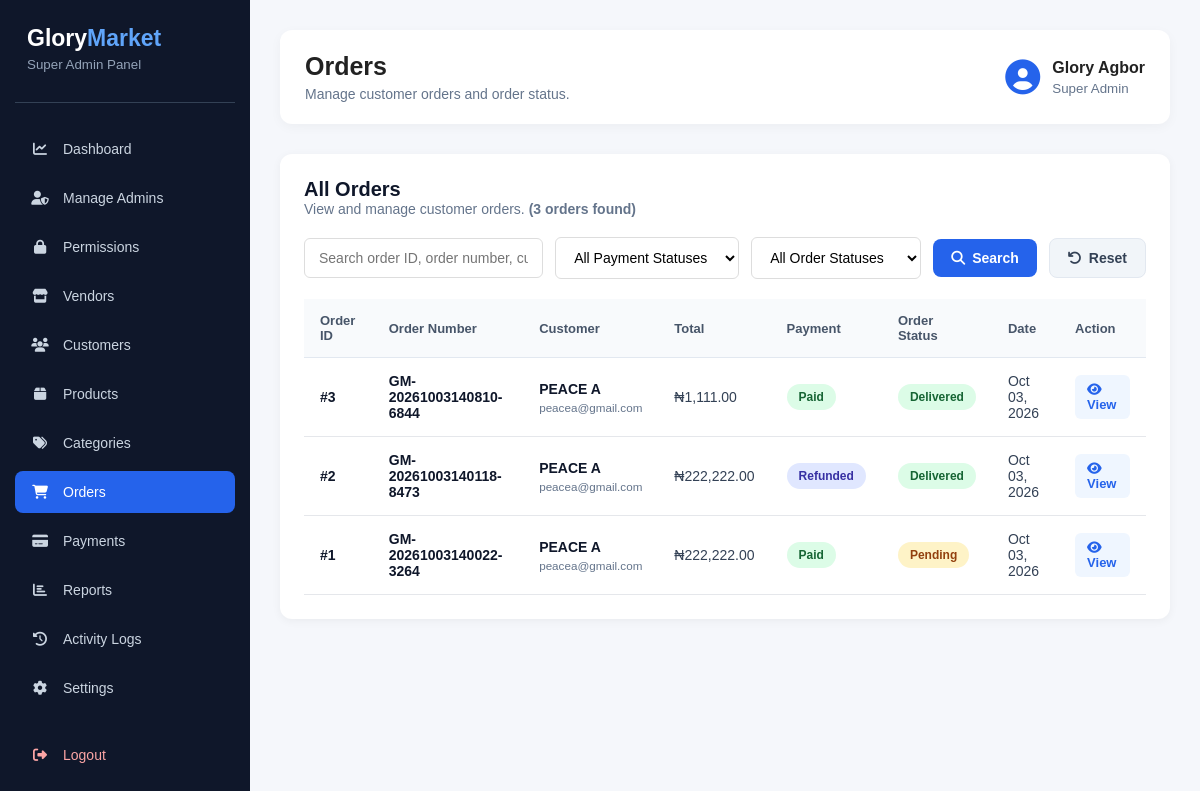
/admin/orders.php?error=invalid_order (signed in), run on the app's committed database.
### tables this page shows
CREATE TABLE `orders` (
  `id` int(11) NOT NULL,
  `order_number` varchar(50) NOT NULL,
  `customer_id` int(11) NOT NULL,
  `subtotal` decimal(10,2) NOT NULL DEFAULT 0.00,
  `delivery_fee` decimal(10,2) NOT NULL DEFAULT 0.00,
  `discount` decimal(10,2) NOT NULL DEFAULT 0.00,
  `total_amount` decimal(10,2) NOT NULL DEFAULT 0.00,
  `payment_method` enum('pay_on_delivery','bank_transfer','card') NOT NULL DEFAULT 'pay_on_delivery',
  `payment_status` enum('pending','paid','failed','refunded') DEFAULT 'pending',
  `payment_verified_by` int(11) DEFAULT NULL,
  `payment_verified_at` datetime DEFAULT NULL,
  `refunded_by` int(11) DEFAULT NULL,
  `refunded_at` datetime DEFAULT NULL,
  `refund_reason` text DEFAULT NULL,
  `order_status` enum('pending','confirmed','processing','shipped','delivered','cancelled') DEFAULT 'pending',
  `vendor_confirmed` tinyint(1) NOT NULL DEFAULT 0,
  `delivery_address` text NOT NULL,
  `customer_note` text DEFAULT NULL,
  `created_at` timestamp NOT NULL DEFAULT current_timestamp(),
  `updated_at` timestamp NOT NULL DEFAULT current_timestamp() ON UPDATE current_timestamp()
);

CREATE TABLE `users` (
  `id` int(11) NOT NULL,
  `full_name` varchar(100) NOT NULL,
  `email` varchar(150) NOT NULL,
  `phone` varchar(20) DEFAULT NULL,
  `profile_picture` varchar(255) DEFAULT NULL,
  `password` varchar(255) NOT NULL,
  `role` enum('super_admin','admin','vendor','customer') NOT NULL DEFAULT 'customer',
  `status` enum('active','inactive','suspended') NOT NULL DEFAULT 'active',
  `email_verified_at` datetime DEFAULT NULL,
  `created_at` timestamp NOT NULL DEFAULT current_timestamp(),
  `updated_at` timestamp NOT NULL DEFAULT current_timestamp() ON UPDATE current_timestamp()
);

### admin/orders.php (the view, shortened to what this page needs)
<?php
$pdo = getDbConnection();
$full_name = $_SESSION['full_name'] ?? 'Super Admin';
$search = trim($_GET['search'] ?? '');
$params = [];
$sql = "
    SELECT
        o.id,
        o.order_number,
        o.total_amount,
        o.payment_status,
        o.order_status,
        o.created_at,
        u.full_name AS customer_name,
        u.email AS customer_email
    FROM orders o
    INNER JOIN users u ON o.customer_id = u.id
";
$sql .= " ORDER BY o.created_at DESC";
$stmt = $pdo->prepare($sql);
$stmt->execute($params);
$orders = $stmt->fetchAll(PDO::FETCH_ASSOC);
$total_orders = count($orders);
?>
<!DOCTYPE html>
<html lang="en">
<head>
    <link rel="stylesheet" href="../assets/css/admin-dashboard.css">
    <link rel="stylesheet"
          href="https://cdnjs.cloudflare.com/ajax/libs/font-awesome/6.5.0/css/all.min.css">
</head>
<body>
<div class="dashboard-wrapper">
    <aside class="sidebar">
        <div class="sidebar-brand">
            <h2>Glory<span>Market</span></h2>
            <small>Super Admin Panel</small>
        </div>
        <nav class="sidebar-nav">
            <a href="dashboard.php">
                <i class="fas fa-chart-line"></i>
                <span>Dashboard</span>
            </a>
            <a href="admins.php">
                <i class="fas fa-user-shield"></i>
                <span>Manage Admins</span>
            </a>
            <a href="permissions.php">
                <i class="fas fa-lock"></i>
                <span>Permissions</span>
            </a>
            <a href="vendors.php">
                <i class="fas fa-store"></i>
                <span>Vendors</span>
            </a>
            <a href="customers.php">
                <i class="fas fa-users"></i>
                <span>Customers</span>
            </a>
            <a href="products.php">
                <i class="fas fa-box"></i>
                <span>Products</span>
            </a>
            <a href="categories.php">
                <i class="fas fa-tags"></i>
                <span>Categories</span>
            </a>
            <a href="orders.php" class="active">
                <i class="fas fa-shopping-cart"></i>
                <span>Orders</span>
            </a>
            <a href="payments.php">
                <i class="fas fa-credit-card"></i>
                <span>Payments</span>
            </a>
            <a href="reports.php">
                <i class="fas fa-chart-bar"></i>
                <span>Reports</span>
            </a>
            <a href="activity-logs.php">
                <i class="fas fa-history"></i>
                <span>Activity Logs</span>
            </a>
            <a href="settings.php">
                <i class="fas fa-cog"></i>
                <span>Settings</span>
            </a>
            <a href="../logout.php" class="logout-link">
                <i class="fas fa-sign-out-alt"></i>
                <span>Logout</span>
            </a>
        </nav>
    </aside>
    <main class="main-content">
        <header class="topbar">
            <div>
                <h1>Orders</h1>
                <p>Manage customer orders and order status.</p>
            </div>
            <div class="admin-profile">
                <i class="fas fa-user-circle"></i>
                <div>
                    <strong><?= htmlspecialchars($full_name) ?></strong>
                    <small>Super Admin</small>
                </div>
            </div>
        </header>
        <section class="table-panel">
            <div class="panel-header">
                <div>
                    <h2>All Orders</h2>
                    <p>
                        View and manage customer orders.
                        <strong>
                            (<?= $total_orders ?> orders found)
                        </strong>
                    </p>
                </div>
            </div>
            <form method="GET" action="orders.php" class="order-filter-form">
                <div class="filter-group">
                    <input
                        type="text"
                        name="search"
                        placeholder="Search order ID, order number, customer..."
                        value="<?= htmlspecialchars($search) ?>"
                    >
                    <select name="payment_status">
                        <option value="">All Payment Statuses</option>
                    </select>
                    <select name="order_status">
                        <option value="">All Order Statuses</option>
                    </select>
                    <button type="submit" class="primary-btn">
                        <i class="fas fa-search"></i>
                        Search
                    </button>
                    <a href="orders.php" class="secondary-btn">
                        <i class="fas fa-undo"></i>
                        Reset
                    </a>
                </div>
            </form>
            <div class="table-wrapper">
                <table class="orders-table">
                    <thead>
                        <tr>
                            <th>Order ID</th>
                            <th>Order Number</th>
                            <th>Customer</th>
                            <th>Total</th>
                            <th>Payment</th>
                            <th>Order Status</th>
                            <th>Date</th>
                            <th>Action</th>
                        </tr>
                    </thead>
                    <tbody>
                    <?php if (empty($orders)): ?>
                        <tr>
                            <td colspan="8" class="empty-state">
                                <i class="fas fa-shopping-cart"></i>
                                <p>No orders found.</p>
                            </td>
                        </tr>
                    <?php else: ?>
                        <?php foreach ($orders as $order): ?>
                            <tr>
                                <td>
                                    <strong>
                                        #<?= (int) $order['id'] ?>
                                    </strong>
                                </td>
                                <td>
                                    <strong>
                                        <?= htmlspecialchars($order['order_number']) ?>
                                    </strong>
                                </td>
                                <td>
                                    <strong>
                                        <?= htmlspecialchars($order['customer_name']) ?>
                                    </strong>
                                    <small>
                                        <?= htmlspecialchars($order['customer_email']) ?>
                                    </small>
                                </td>
                                <td>
                                    ₦<?= number_format((float) $order['total_amount'], 2) ?>
                                </td>
                                <td>
                                    <span class="status-badge payment-<?= htmlspecialchars($order['payment_status'] ?? 'pending') ?>">
                                        <?= ucfirst(htmlspecialchars($order['payment_status'] ?? 'pending')) ?>
                                    </span>
                                </td>
                                <td>
                                    <span class="status-badge order-<?= htmlspecialchars($order['order_status'] ?? 'pending') ?>">
                                        <?= ucfirst(htmlspecialchars($order['order_status'] ?? 'pending')) ?>
                                    </span>
                                </td>
                                <td>
                                    <?= date('M d, Y', strtotime($order['created_at'])) ?>
                                </td>
                                <td>
                                    <a
                                        href="order-view.php?id=<?= (int) $order['id'] ?>"
                                        class="view-btn"
                                    >
                                        <i class="fas fa-eye"></i>
                                        View
                                    </a>
                                </td>
                            </tr>
                        <?php endforeach; ?>
                    <?php endif; ?>
                    </tbody>
                </table>
            </div>
        </section>
    </main>
</div>
</body>
</html>

### data on the page
orders: id "3", order_number "GM-20261003140810-6844", customer.full_name "PEACE A", customer.email "peacea@gmail.com", total_amount "1,111.00", payment_status "Paid", order_status "Delivered", created_at "Oct 03, 2026"
orders: id "2", order_number "GM-20261003140118-8473", customer.full_name "PEACE A", customer.email "peacea@gmail.com", total_amount "222,222.00", payment_status "Refunded", order_status "Delivered", created_at "Oct 03, 2026"
orders: id "1", order_number "GM-20261003140022-3264", customer.full_name "PEACE A", customer.email "peacea@gmail.com", total_amount "222,222.00", payment_status "Paid", order_status "Pending", created_at "Oct 03, 2026"

### other printed values
$full_name "Glory Agbor"
$total_orders "3"
